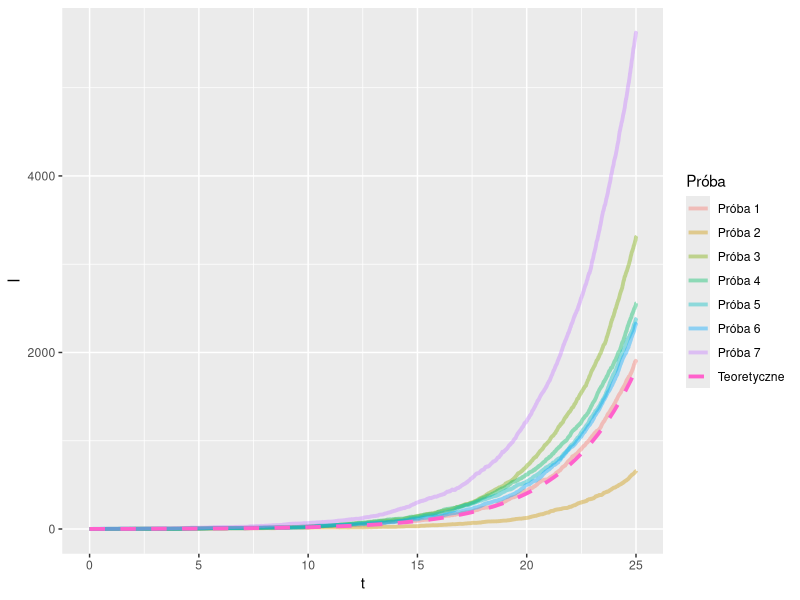
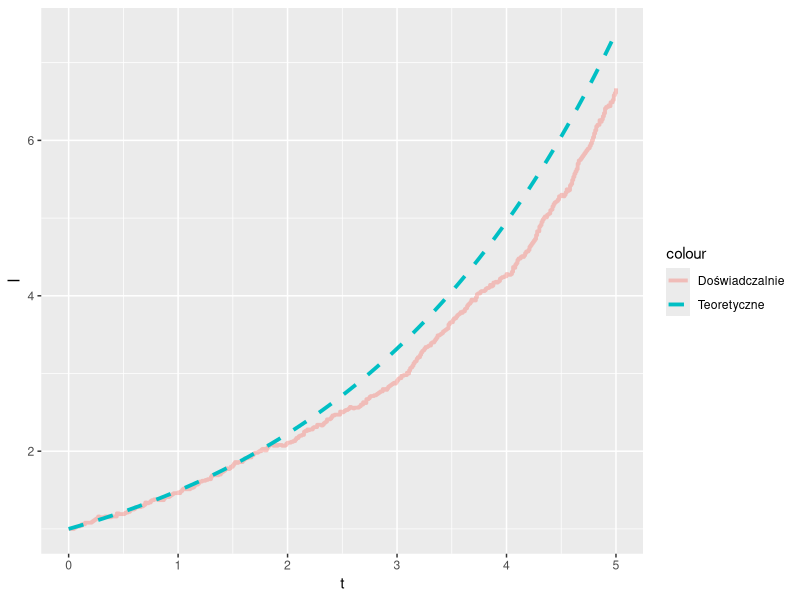

Here is the R script that generated these plots, in order:
library(ggplot2)
library(dplyr)

# Algorytm Gillespy'ego
rEpidem <- function(alpha, beta, t_stop){
  t <- X <- NULL
  t[1] <- 0
  X[1] <- 1
  i <- 1
  while(t[i] <= t_stop & X[i] != 0) {
    i <- i+1
    # Generowanie czasu skoku
    W <- rexp(1, (alpha + beta) * X[i-1])
    t[i] <- t[i-1] + W
    # Wybór miejsca skoku
    X[i] <- sample( c( X[i-1] + 1, X[i-1] - 1 ), size = 1, replace = TRUE, 
                    prob = c(alpha/(alpha+beta), beta/(alpha+beta)) )
  } 
  return(matrix(c(t, X), length(t), 2))
}

# Funkcja do rysowania kilku wykresów
draw <- function(alpha, beta, t_stop, n_lines, log_scale){
  g <- ggplot(NULL)
  for(i in 1:n_lines){
    p <- rEpidem(alpha, beta, t_stop)
    d <- data.frame(t=p[,1], I=p[,2], Próba = rep(paste("Próba",i), dim(p)[1]))
    g <- g + geom_step(data = d, aes(x = t, y = I, color = Próba), 
                       alpha = 0.4, size = 1.3)
  }
  if(log_scale) g <- g + scale_y_continuous(trans='log2')
  g <- g + stat_function(fun = function(t) exp((alpha - beta) * t), 
              aes(color = "Teoretyczne"), size = 1.3, linetype = "dashed")
  print(g)
}

# Rysowanie kilku wykresów
draw(alpha = 0.4, beta = 0.1, t_stop = 25, n_lines = 7, log_scale = FALSE)

# Funkcja do rysowania wartości średniej 
exp_val <- function(alpha, beta, t_stop){
  t <- seq(0, t_stop, 0.01)
  values <- NULL
  for(i in 1:1000){
    M <- rEpidem(alpha, beta, t_stop)
    values <- cbind(values, sapply(t, function(x) tail(M[M[,1] <= x], 1)))
  }
  M <- matrix(values, length(t), 100)
  data.frame(t = t, I = rowMeans(M)) %>%
    ggplot(aes(x = t, y = I)) +
    geom_step(alpha = 0.4, size = 1.3, aes(col = "Doświadczalnie")) +
    stat_function(fun = function(t) exp((alpha - beta) * t), 
                  aes(color = "Teoretyczne"), size = 1.3, linetype = "dashed")
}

exp_val(0.5, 0.1, 5)








